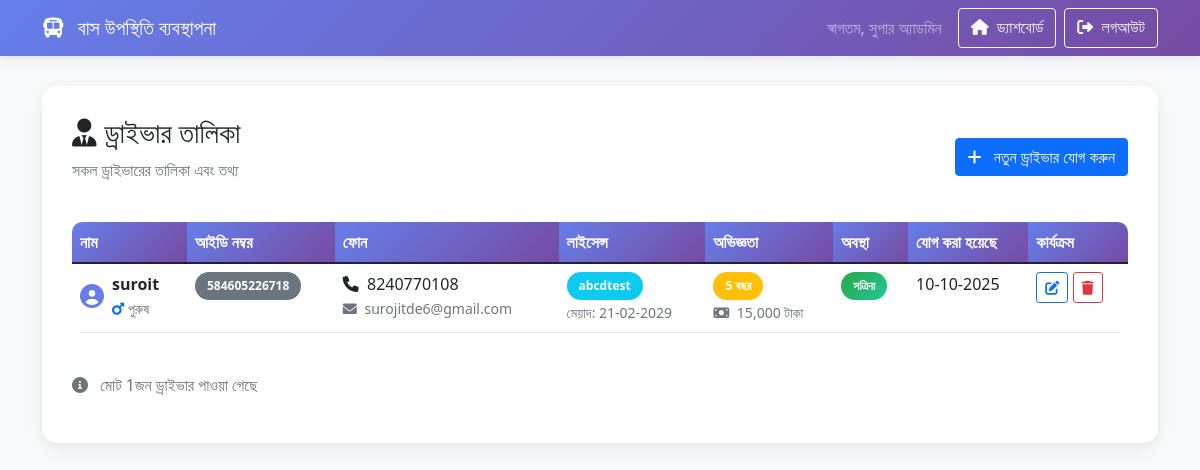
The page /driver_list.php (signed in) on the database its author committed.
### tables this page shows
CREATE TABLE `drivers` (
  `id` int(11) NOT NULL,
  `driver_name` varchar(100) NOT NULL,
  `driver_id_number` varchar(50) NOT NULL,
  `phone` varchar(20) NOT NULL,
  `email` varchar(100) DEFAULT NULL,
  `license_number` varchar(50) NOT NULL,
  `license_expiry` date DEFAULT NULL,
  `experience_years` int(11) DEFAULT 0,
  `salary` decimal(10,2) DEFAULT 0.00,
  `address` text DEFAULT NULL,
  `status` enum('active','inactive') DEFAULT 'active',
  `gender` enum('male','female') DEFAULT 'male',
  `created_at` timestamp NOT NULL DEFAULT current_timestamp(),
  `updated_at` timestamp NOT NULL DEFAULT current_timestamp() ON UPDATE current_timestamp()
);

### driver_list.php (the view, shortened to what this page needs)
<?php
require_once 'config/database.php';
try {
    $drivers = $pdo->query("SELECT * FROM drivers ORDER BY created_at DESC")->fetchAll(PDO::FETCH_ASSOC);
} catch (PDOException $e) {
    $drivers = [];
}
?>
<!DOCTYPE html>
<html lang="bn">
<head>
    <link href="https://cdn.jsdelivr.net/npm/bootstrap@5.1.3/dist/css/bootstrap.min.css" rel="stylesheet">
    <link href="https://cdnjs.cloudflare.com/ajax/libs/font-awesome/6.0.0/css/all.min.css" rel="stylesheet">
</head>
<body>
    <nav class="navbar navbar-expand-lg navbar-dark">
        <div class="container">
            <a class="navbar-brand" href="dashboard.php">
                <i class="fas fa-bus me-2"></i>
                বাস উপস্থিতি ব্যবস্থাপনা
            </a>
            <div class="navbar-nav ms-auto">
                <span class="navbar-text me-3">
                    স্বাগতম, <?php echo htmlspecialchars($_SESSION['super_admin_name']); ?>
                </span>
                <a href="dashboard.php" class="btn btn-outline-light me-2">
                    <i class="fas fa-home me-1"></i>
                    ড্যাশবোর্ড
                </a>
                <a href="logout.php" class="btn btn-outline-light">
                    <i class="fas fa-sign-out-alt me-1"></i>
                    লগআউট
                </a>
            </div>
        </div>
    </nav>
    <div class="container">
        <div class="table-container">
            <div class="d-flex justify-content-between align-items-center mb-4">
                <div>
                    <h3><i class="fas fa-user-tie me-2"></i>ড্রাইভার তালিকা</h3>
                    <p class="text-muted">সকল ড্রাইভারের তালিকা এবং তথ্য</p>
                </div>
                <div>
                    <a href="add_driver.php" class="btn btn-primary">
                        <i class="fas fa-plus me-2"></i>
                        নতুন ড্রাইভার যোগ করুন
                    </a>
                </div>
            </div>
            <?php if (empty($drivers)): ?>
                <div class="text-center py-5">
                    <i class="fas fa-user-tie" style="font-size: 4rem; color: #ccc; margin-bottom: 20px;"></i>
                    <h4 class="text-muted">কোনো ড্রাইভার যোগ করা হয়নি</h4>
                    <p class="text-muted">প্রথম ড্রাইভার যোগ করতে নিচের বাটনে ক্লিক করুন</p>
                    <a href="add_driver.php" class="btn btn-primary">
                        <i class="fas fa-plus me-2"></i>
                        প্রথম ড্রাইভার যোগ করুন
                    </a>
                </div>
            <?php else: ?>
                <div class="table-responsive">
                    <table class="table table-hover">
                        <thead>
                            <tr>
                                <th>নাম</th>
                                <th>আইডি নম্বর</th>
                                <th>ফোন</th>
                                <th>লাইসেন্স</th>
                                <th>অভিজ্ঞতা</th>
                                <th>অবস্থা</th>
                                <th>যোগ করা হয়েছে</th>
                                <th>কার্যক্রম</th>
                            </tr>
                        </thead>
                        <tbody>
                            <?php foreach ($drivers as $driver): ?>
                                <tr>
                                    <td>
                                        <div class="d-flex align-items-center">
                                            <i class="fas fa-user-circle me-2" style="font-size: 1.5rem; color: #667eea;"></i>
                                            <div>
                                                <strong><?php echo htmlspecialchars($driver['driver_name']); ?></strong>
                                                <br>
                                                <small class="text-muted">
                                                    <?php if ($driver['gender'] === 'male'): ?>
                                                        <i class="fas fa-mars text-primary"></i> পুরুষ
                                                    <?php else: ?>
                                                        <i class="fas fa-venus text-danger"></i> মহিলা
                                                    <?php endif; ?>
                                                </small>
                                            </div>
                                        </div>
                                    </td>
                                    <td>
                                        <span class="badge bg-secondary"><?php echo htmlspecialchars($driver['driver_id_number']); ?></span>
                                    </td>
                                    <td>
                                        <i class="fas fa-phone me-1"></i>
                                        <?php echo htmlspecialchars($driver['phone']); ?>
                                        <?php if ($driver['email']): ?>
                                            <br>
                                            <small class="text-muted">
                                                <i class="fas fa-envelope me-1"></i>
                                                <?php echo htmlspecialchars($driver['email']); ?>
                                            </small>
                                        <?php endif; ?>
                                    </td>
                                    <td>
                                        <span class="badge bg-info"><?php echo htmlspecialchars($driver['license_number']); ?></span>
                                        <?php if ($driver['license_expiry']): ?>
                                            <br>
                                            <small class="text-muted">
                                                মেয়াদ: <?php echo date('d-m-Y', strtotime($driver['license_expiry'])); ?>
                                            </small>
                                        <?php endif; ?>
                                    </td>
                                    <td>
                                        <?php if ($driver['experience_years'] > 0): ?>
                                            <span class="badge bg-warning"><?php echo $driver['experience_years']; ?> বছর</span>
                                        <?php else: ?>
                                            <span class="badge bg-light text-dark">নতুন</span>
                                        <?php endif; ?>
                                        <?php if ($driver['salary'] > 0): ?>
                                            <br>
                                            <small class="text-muted">
                                                <i class="fas fa-money-bill me-1"></i>
                                                <?php echo number_format($driver['salary']); ?> টাকা
                                            </small>
                                        <?php endif; ?>
                                    </td>
                                    <td>
                                        <?php if ($driver['status'] === 'active'): ?>
                                            <span class="badge badge-success">সক্রিয়</span>
                                        <?php else: ?>
                                            <span class="badge badge-danger">নিষ্ক্রিয়</span>
                                        <?php endif; ?>
                                    </td>
                                    <td>
                                        <?php echo date('d-m-Y', strtotime($driver['created_at'])); ?>
                                    </td>
                                    <td>
                                        <a href="edit_driver.php?id=<?php echo $driver['id']; ?>" class="btn btn-sm btn-outline-primary" title="সম্পাদনা">
                                            <i class="fas fa-edit"></i>
                                        </a>
                                        <button class="btn btn-sm btn-outline-danger" title="মুছে ফেলুন" onclick="deleteDriver(<?php echo $driver['id']; ?>, '<?php echo htmlspecialchars($driver['driver_name']); ?>')">
                                            <i class="fas fa-trash"></i>
                                        </button>
                                    </td>
                                </tr>
                            <?php endforeach; ?>
                        </tbody>
                    </table>
                </div>
                <div class="mt-4">
                    <p class="text-muted">
                        <i class="fas fa-info-circle me-2"></i>
                        মোট <?php echo count($drivers); ?>জন ড্রাইভার পাওয়া গেছে
                    </p>
                </div>
            <?php endif; ?>
        </div>
    </div>
</body>
</html>

### driver_list.php (style rules this page uses)
body { background-color: #f8f9fa; font-family: 'Segoe UI', Tahoma, Geneva, Verdana, sans-serif; }
.navbar { background: linear-gradient(135deg, #667eea 0%, #764ba2 100%); box-shadow: 0 2px 10px rgba(0,0,0,0.1); }
.table-container { background: white; border-radius: 15px; box-shadow: 0 5px 15px rgba(0,0,0,0.08); padding: 30px; margin-top: 30px; }
.table { border-radius: 10px; overflow: hidden; }
.table thead th { background: linear-gradient(135deg, #667eea 0%, #764ba2 100%); color: white; border: none; font-weight: 600; }
.badge { padding: 8px 12px; border-radius: 20px; }
.badge-success { background: linear-gradient(135deg, #28a745 0%, #20c997 100%); }

### rows shown on the page
drivers: driver_name "suroit", gender "male" (drawn), driver_id_number "584605226718", phone "8240770108", email "surojitde6@gmail.com", license_number "abcdtest", license_expiry "21-02-2029", experience_years "5", salary "15,000", status "সক্রিয়", created_at "10-10-2025"

### other values the page prints
$_SESSION['super_admin_name'] "সুপার অ্যাডমিন"
count($drivers) "1"
